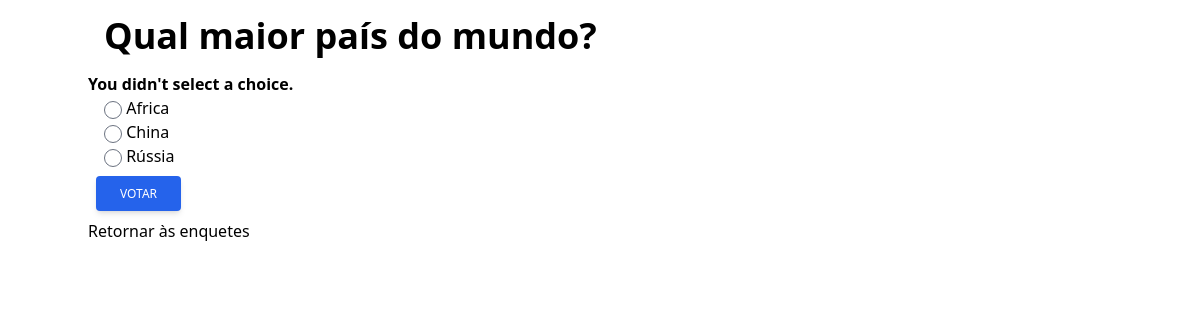
The page /polls/5/vote/ on the database its author committed.
### polls/models.py (models this page shows, shortened)
class Question(models.Model):
    question_text = models.CharField(max_length=200)
    pub_date = models.DateTimeField('date published')

class Choice(models.Model):
    question = models.ForeignKey(Question, on_delete=models.CASCADE)
    choice_text = models.CharField(max_length=200)
    votes = models.IntegerField(default=0)

### polls/views.py (the view)
# urls.py: path('<int:question_id>/vote/', views.vote, name='vote'),
def vote(request, question_id):
    question = get_object_or_404(Question, pk=question_id)
    try:
        selected_choice = question.choice_set.get(pk=request.POST['choice'])
    except (KeyError, Choice.DoesNotExist):
        return render(request, 'polls/detail.html', {
            'question': question,
            'error_message': "You didn't select a choice.",
        })
    else:
        selected_choice.votes += 1
        selected_choice.save()
        return HttpResponseRedirect(reverse('polls:results', args=(question.id,)))

### polls/templates/polls/detail.html (shortened to what this page needs)
<!DOCTYPE html>
{% load tailwind_tags %}
<html lang="en">
<head>
    {% tailwind_css %}
</head>
<body class="container mx-auto">
<form action="{% url 'polls:vote' question.id %}" method="post">
    <fieldset>
        <legend>
            <h1 class="font-bold text-4xl p-4 text-center">{{ question.question_text }}</h1>
        </legend>
        {% if error_message %}
        <p>
            <strong>{{ error_message }}</strong>
        </p>{% endif %}
        <div class="mx-4">
            {% for choice in question.choice_set.all %}
            <input class="p-2" type="radio" name="choice" id="choice{{ forloop.counter }}" value="{{ choice.id }}">
            <label for="choice{{ forloop.counter }}">{{ choice.choice_text }}</label><br>
            {% endfor %}
        </div>
    </fieldset>
    <div class="flex space-x-2 justify-start p-2">
        <button class="inline-block px-6 py-2.5 bg-blue-600 text-white font-medium text-xs leading-tight uppercase rounded shadow-md hover:bg-blue-700 hover:shadow-lg focus:bg-blue-700 focus:shadow-lg focus:outline-none focus:ring-0 active:bg-blue-800 active:shadow-lg transition duration-150 ease-in-out" type="submit" value="Vote">Votar</button>
    </div>
</form>
<p class=""><a href="{% url 'polls:index'  %}">Retornar às enquetes</a></p>
</body>
</html>

### rows shown on the page
Question: question_text "Qual maior país do mundo?"
Choice: choice_text "Africa"
Choice: choice_text "China"
Choice: choice_text "Rússia"

### other values the page prints
{{ error_message }} "You didn't select a choice."
